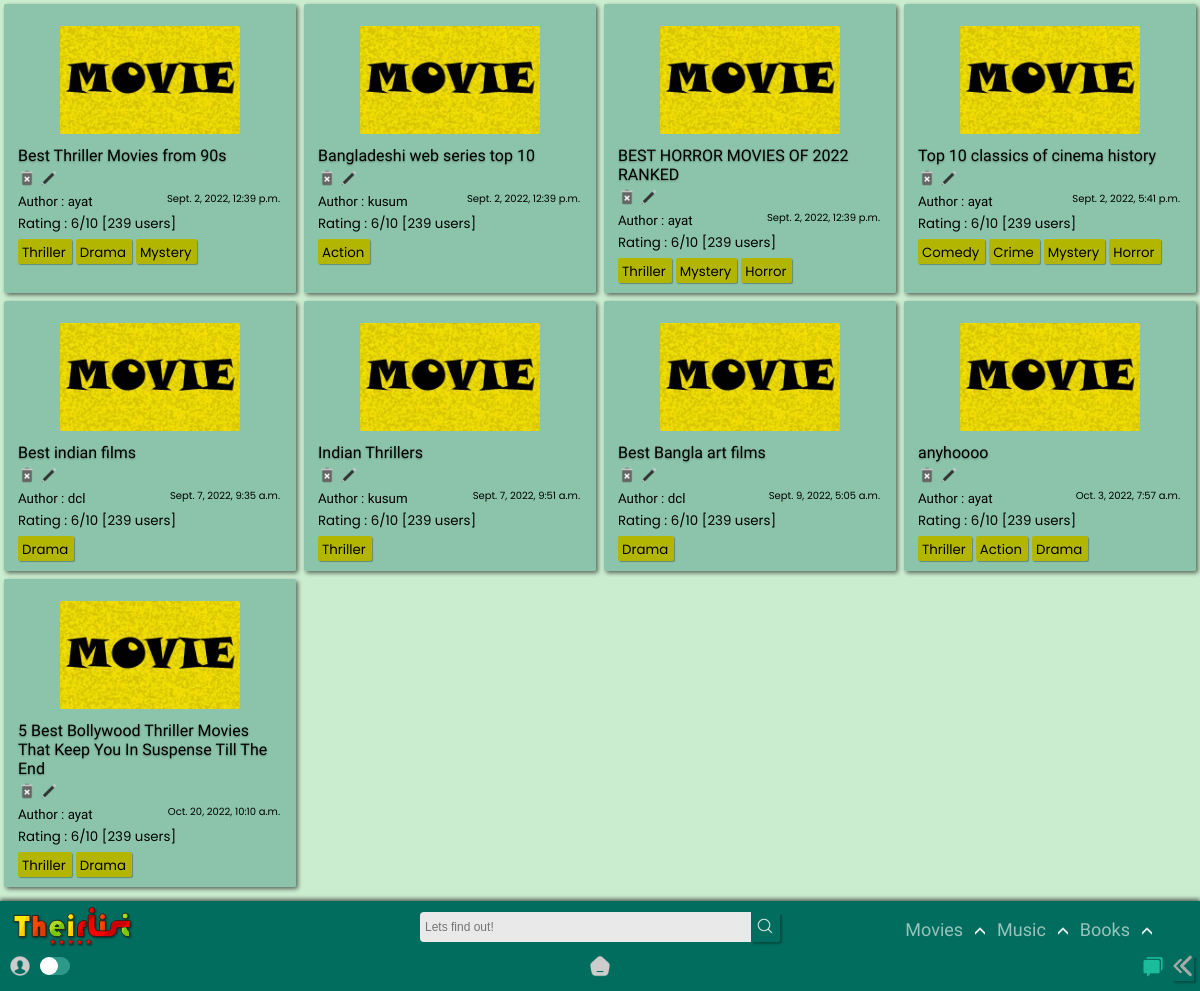
Page /home/film/ on the earlier database version.
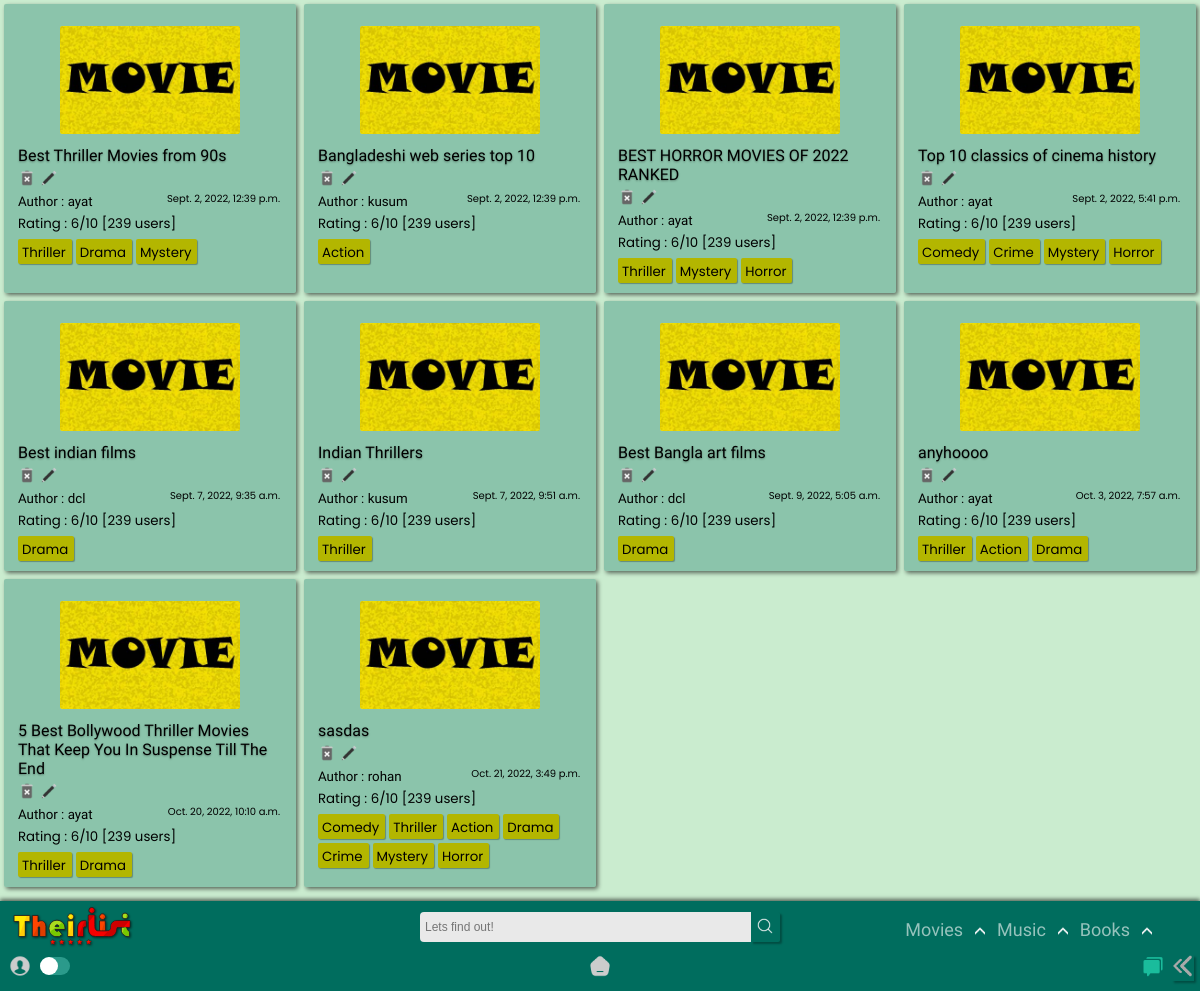
Same page on the later database version.
### app/models.py (models this page shows, shortened)
class List(models.Model):
    title = models.CharField(max_length=120)
    genre = models.ManyToManyField('Genre')
    creator = models.ForeignKey(User,on_delete=models.SET_NULL,blank=True, null=True)
    posted = models.DateTimeField(auto_now_add=True)
    content = RichTextField(null=True,default=' ')
    type = models.CharField(max_length=10,default="Movie")
    spoiler_choices = [(False, 'No'),(True, 'Yes')]
    spoiler = models.BooleanField(default=False,null=True, choices = spoiler_choices)
    slug = models.SlugField(max_length= 300,null=True, blank = True, unique=True)

class Genre(models.Model):
    name = models.CharField(max_length=150)
    def __str__(self):
        return self.name

### app/views.py (the view)
# urls.py: path('film/',views.film, name='film'),
def film(request,query=None):
    if not query:
        qs = List.objects.all()
    else:
        qs = List.objects.filter(genre__name__icontains=query)
    return render(request, 'app/film.html', {'query': qs, 'result' : query} )

### templates/app/film.html (shortened to what this page needs)
{% extends "index.html" %}
{% load static %}
{% block content %}
<section>
    <div class="contain-sec" id="contain-sec5">
      {% for film in query %}
      <div class="elements">
        <div class="thumb">
          <img src="{% static 'app/images/movie-poster.jpg' %}" width="100px" />
        </div>
        <div class="Title">
          <a href="{% url 'app:list_detail' film.slug %}"><h4 class="tit">{{film.title}}</h4></a>
          {% if user.id == film.creator.id %}
          <a href="{% url 'app:delete_movie' film.slug %}"><img src ="{% static 'app/images/delete.png' %}"></a>
          <a href="{% url 'app:update_list' film.slug %}"><img src ="{% static 'app/images/edit.png' %}"></a>
          {% else %}
          <img src ="{% static 'app/images/delete-dis.png' %}">
          <img src ="{% static 'app/images/edit-dis.png' %}">
          {% endif %}
        </div>
        <div class="Author">
          <small>Author : {{film.creator.username}}<span>{{film.posted}}</span></small>
        </div>
        <div class="rating"><small>Rating : 6/10 [239 users]</small></div>
          {% for tag in film.genre.all %}
          <div class="Genre">
            <a href="{% url 'app:film' query=tag %}">
              <small>{{ tag }}</small>
            </a>
          </div>
            {% empty %}
            No tags!
          {% endfor %}
      </div>
      {% endfor %}
    </div>
  </section>
{% endblock content %}

### templates/index.html (shortened to what this page needs)
{% load static %}
<!DOCTYPE html>
<html lang="en">
  <head>
    <link rel="stylesheet" href="{% static 'app/css/desk.css' %}" />
    <link rel="stylesheet" href="{% static 'app/css/mobile.css' %}" />
    <link rel="stylesheet" href="{% static 'app/css/search.css' %}" />
    <link rel="stylesheet" href="{% static 'app/css/content_css.css' %}" />
    <link rel="stylesheet" href="https://cdnjs.cloudflare.com/ajax/libs/font-awesome/4.7.0/css/font-awesome.min.css">
  </head>
  <header>
    <nav class="nav" id="nav">
      <div class="logo"></div>
      <div class="wrap">
        <form method="GET" action="{% url 'app:search' %}">
        <div class="search">
          <input
            type="text"
            class="searchTerm"
            placeholder="Lets find out!"
            name="query"
            id="query"
          />
          <button type="submit" class="searchButton" id="query-btn">
            <img src="{% static 'app/images/search.png' %}">
          </button>
        </div>
      </form>
      </div>
    <div class="nav-menu-list">
        <ul class="nav-main-op">
            <li>
              <a href="{% url 'app:list' %}">Movies</a><span class="nav-movie-expand"><img src="{% static 'app/images/dropdown.png' %}" alt=""></span>
            </li>
            <li>
              <a href="{% url 'app:musiclist' %}">Music</a><span class="nav-music-expand"><img src="{% static 'app/images/dropdown.png' %}" alt=""></span>
            </li>
            <li>
              <a href="{% url 'app:booklist' %}">Books</a><span class="nav-book-expand"><img src="{% static 'app/images/dropdown.png' %}" alt=""></span>
            </li>
          </ul>
      </div>
    </nav>
  </header>
  <body id="body">
    {% block content %}
    {% endblock content %}
    <doc class="doc-bar" id="doc-bar">
        <div class="doc-stuff-left">
        <div class="user-doc-logo" title="authentication"><img src="{% static 'app/images/user.png' %}"></div>
        <label class="switch"  title="toggle dark/light mode">
          <span class="slider round"></span>
        </label>
      </div>
        <div class="doc-stuff-center"><a href="{% url 'app:all' %}" title="home"><img src="{% static 'app/images/home.png' %}" id="home"></a></div>
        <div class="doc-stuff-right">
          <a href="{% url 'app:chat' %}" title="Chat in the community"><img class="com-chat" src="{% static 'app/images/community.png' %}"></a>
          <button onClick="javascript:history.go(-1);" title="Go back"><img src="{% static 'app/images/back.png' %}" alt=""></button>
        </div>
    </doc>
  </body>
</html>

### static/app/css/desk.css (style rules this page uses)
:root { --rd: #D10000; --white: rgb(233, 233, 233); --rd2: #9DAAF2; --dark: #1d1d1d; --teal: rgb(0, 109, 94); }
* { -webkit-tap-highlight-color: transparent; margin: 0; padding: 0; box-sizing: border-box; }
button { box-shadow: 2px 2px 2px #0000004b; }
body { -webkit-tap-highlight-color: transparent; background-color: #CAECCF; text-decoration: none; height: 100vh; display: flex; flex-direction: column; font-family: 'Raleway', sans-serif; }
.nav { position: fixed; display: flex; justify-content: space-between; flex-wrap: wrap; align-items: center; height: 52px; bottom: 38px; left: 0; right: 0; box-shadow: 0px -2px 4px #00000090; z-index: 10; background-color: var(--teal); }
.logo { position: absolute; top: 0px; left: 0px; height: 50px; width: 120px; margin: 2px 12px; }
.nav-menu-list { position: absolute; top: 10px; right: 0; margin: 0 16px; }
.nav-main-op { display: flex; flex-direction: row; margin-right: 32px; }
.nav-main-op a { margin: 0 12px; text-decoration: none; color: #FFFFFF96; font-size: 18px; transition: all 250ms ease-in-out; }
.nav-main-op li { font-size: 18px; list-style: none; margin: 8px auto; color: #FFFFFF96; cursor: pointer; }
.nav-movie-expand img, .nav-music-expand img, .nav-book-expand img { width: 10px; transform: rotate(180deg); }
.doc-bar { position: fixed; display: flex; flex-wrap: wrap; flex-direction: row; align-items: center; justify-content: space-between; height: 40px; padding-top: 0px; padding-bottom: 6px; left: 0; right: 0; bottom: 0; background-color: rgb(0, 109, 94); z-index: 12; }
.doc-stuff-left { display: flex; position: relative; justify-content: flex-start; align-items: center; width: 100px; padding: 3px 0px; margin-bottom: 0px; margin-left: 6px; }
.user-doc-logo { height: max-content; margin-left: 2px; }
.user-doc-logo img { height: 24px; width: auto; cursor: pointer; }
.doc-stuff-center { width: max-content; display: flex; justify-content: center; }
.switch { position: relative; display: inline-block; width: 30px; height: 18px; bottom: 2px; left: 8px; }
.slider { position: absolute; cursor: pointer; top: 0; left: 0; right: 0; bottom: 0; background-color: rgba(138, 255, 239, 0.315); -webkit-transition: .4s; transition: .4s; }
.slider:before { position: absolute; content: ""; height: 18px; width: 18px; left: 0px; bottom: 0px; background-color: white; -webkit-transition: .4s; transition: .4s; }
.slider.round { border-radius: 34px; }
.slider.round:before { border-radius: 50%; }
.doc-stuff-center img { height: 22px; }
.doc-stuff-right { justify-content: end; display: flex; width: 100px; position: relative; margin-right: 6px; }
.doc-stuff-right button { background: none; color: inherit; border: none; padding: 0; font: inherit; cursor: pointer; outline: inherit; }
.doc-stuff-right img { height: 22px; width: 22px }
.doc-stuff-right .com-chat { margin-right: 8px; }
.Title img { height: 18px!important; }
.Genre small { padding: 0 0; margin-right: 2px; }

### static/app/css/search.css (style rules this page uses)
.search { width: 100%; position: relative; display: flex; }
.searchTerm { width: 100%; border: none; border-right: none; padding: 5px; height: 30px; border-radius: 4px 0 0 4px; outline: none; color: #9dbfaf; background-color: var(--white); font-size: 12px; }
.searchButton { width: 32px; height: 30px; border: none; background-color: var(--teal); text-align: center; color: white; border-radius: 0 2px 2px 0; cursor: pointer; font-size: 20px; transition: all 250ms ease-in-out; }
.searchButton img { height: 16px; }
.wrap { width: 30%; position: absolute; top: 50%; left: 50%; transform: translate(-50%, -50%); }

### templates/app/film.html (style rules this page uses)
.Title img { height: 14px; }

Differences in the rows shown:
added List: title "sasdas", creator.username "rohan", posted "Oct. 21, 2022, 3:49 p.m.", Genre (name "Comedy"), Genre (name "Thriller"), Genre (name "Action"), Genre (name "Drama"), Genre (name "Crime"), Genre (name "Mystery"), Genre (name "Horror")
